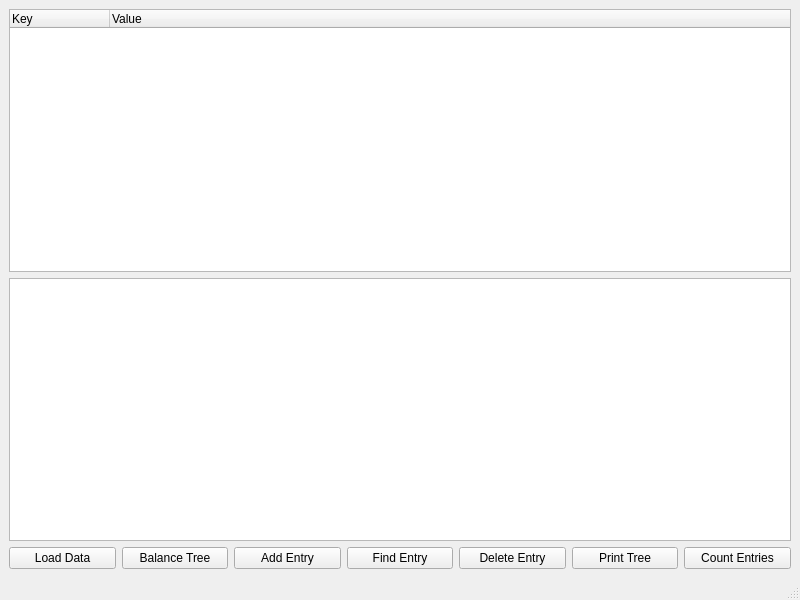
<?xml version="1.0" encoding="UTF-8"?>
<ui version="4.0">
 <class>MainWindow</class>
 <widget class="QMainWindow" name="MainWindow">
  <property name="geometry">
   <rect>
    <x>0</x>
    <y>0</y>
    <width>800</width>
    <height>600</height>
   </rect>
  </property>
  <property name="windowTitle">
   <string>Binary Search Tree Example</string>
  </property>
  <widget class="QWidget" name="centralwidget">
   <layout class="QVBoxLayout" name="verticalLayout">
    <item>
     <widget class="QTreeWidget" name="treeWidget">
      <column>
       <property name="text">
        <string>Key</string>
       </property>
      </column>
      <column>
       <property name="text">
        <string>Value</string>
       </property>
      </column>
     </widget>
    </item>
    <item>
     <widget class="QTextEdit" name="textEdit"/>
    </item>
    <item>
     <layout class="QHBoxLayout" name="horizontalLayout">
      <item>
       <widget class="QPushButton" name="loadButton">
        <property name="text">
         <string>Load Data</string>
        </property>
       </widget>
      </item>
      <item>
       <widget class="QPushButton" name="balanceButton">
        <property name="text">
         <string>Balance Tree</string>
        </property>
       </widget>
      </item>
      <item>
       <widget class="QPushButton" name="addButton">
        <property name="text">
         <string>Add Entry</string>
        </property>
       </widget>
      </item>
      <item>
       <widget class="QPushButton" name="findButton">
        <property name="text">
         <string>Find Entry</string>
        </property>
       </widget>
      </item>
      <item>
       <widget class="QPushButton" name="deleteButton">
        <property name="text">
         <string>Delete Entry</string>
        </property>
       </widget>
      </item>
      <item>
       <widget class="QPushButton" name="printButton">
        <property name="text">
         <string>Print Tree</string>
        </property>
       </widget>
      </item>
      <item>
       <widget class="QPushButton" name="countButton">
        <property name="text">
         <string>Count Entries</string>
        </property>
       </widget>
      </item>
     </layout>
    </item>
   </layout>
  </widget>
  <widget class="QMenuBar" name="menubar"/>
  <widget class="QStatusBar" name="statusbar"/>
 </widget>
 <resources/>
 <connections/>
</ui>
